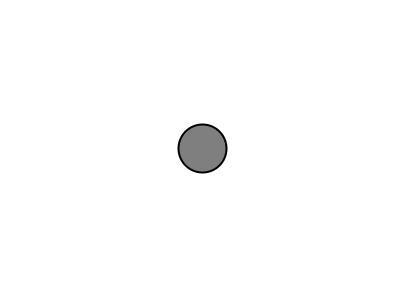
Frame 1 (no input)
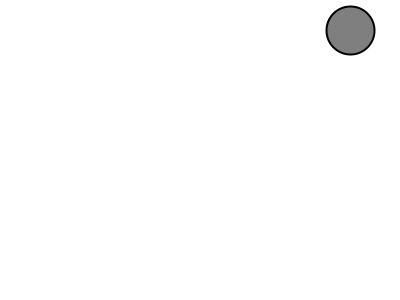
Frame 60 (the mouse pressed at the canvas centre just before this capture)
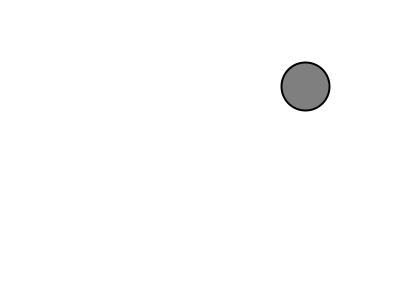
Frame 120 (the mouse held since frame 60 and released just before this capture)

The Processing sketch that drew these frames (run headless with seeded random() and noise(); from frame 60 on, the mouse is pressed at the canvas centre):

// Processing sketch: n1_1_location_velocity_vectors
// ── n1_1_location_velocity_vectors.pde
Ball b;

void setup() {
  size(400, 300);
  b = new Ball();
}
void draw() {
  background(255);
  b.move();
  b.bounce();
  b.display();
}
// ── Ball.pde
class Ball {
  PVector location;
  PVector velocity;
  
  Ball() {
    location = new PVector(width/2, height/2);
    velocity = new PVector(2.5, -2);
  }
  void move() {
    location.add(velocity);
  }
  void bounce() {
    if ((location.x > width) || (location.x < 0)) {
      velocity.x = velocity.x * -1;
    } if((location.y > height) || (location.y < 0)) {
      velocity.y = velocity.y * -1;
    }
  }
  void display() {
    stroke(0);
    strokeWeight(2);
    fill(127);
    ellipse(location.x, location.y, 48, 48);
  }
}
